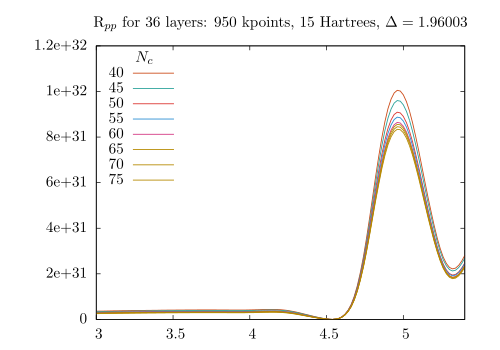

Write the gnuplot code that produced this figure.
#!/usr/local/Cellar/gnuplot/4.6.3/bin/gnuplot -persist
#
#    
#    	G N U P L O T
#    	Version 4.6 patchlevel 3    last modified 2013-04-12 
#    	Build System: Darwin x86_64
#    
#    	Copyright (C) 1986-1993, 1998, 2004, 2007-2013
#    	Thomas Williams, Colin Kelley and many others
#    
#    	gnuplot home:     http://www.gnuplot.info
#    	faq, bugs, etc:   type "help FAQ"
#    	immediate help:   type "help"  (plot window: hit 'h')
set terminal epslatex   standalone leveldefault color blacktext \
   dashed dashlength 1.0 linewidth 1.0 butt noclip \
   nobackground \
   palfuncparam 2000,0.003 \
   noheader "" 11  fontscale 1.0 
#set terminal pdfcairo
set output '36_conv.tex'
unset clip points
set clip one
unset clip two
set bar 1.000000 front
set border 31 front linetype -1 linewidth 1.000
set timefmt z "%d/%m/%y,%H:%M"
set zdata 
set timefmt y "%d/%m/%y,%H:%M"
set ydata 
set timefmt x "%d/%m/%y,%H:%M"
set xdata 
set timefmt cb "%d/%m/%y,%H:%M"
set timefmt y2 "%d/%m/%y,%H:%M"
set y2data 
set timefmt x2 "%d/%m/%y,%H:%M"
set x2data 
set boxwidth
set style fill  empty border
set style rectangle back fc lt -3 fillstyle   solid 1.00 border lt -1
set style circle radius graph 0.02, first 0, 0 
set style ellipse size graph 0.05, 0.03, first 0 angle 0 units xy
set dummy x,y
set format x "% g"
set format y "% g"
set format x2 "% g"
set format y2 "% g"
set format z "% g"
set format cb "% g"
set format r "% g"
set angles radians
unset grid
set raxis
set key title "$N_{c}$"
set key inside left top vertical Right noreverse enhanced autotitles nobox
set key noinvert samplen 4 spacing 1 width 0 height 0 
set key maxcolumns 0 maxrows 0
set key noopaque
unset label
unset arrow
set style increment default
unset style line
set style line 1  linetype 1 linecolor rgb "#6c71c4"  linewidth 2.500
set style line 2  linetype 1 linecolor rgb "#859900"  linewidth 2.500
set style line 3  linetype 1 linecolor rgb "#cb4b16"  linewidth 2.500
set style line 4  linetype 1 linecolor rgb "#2aa198"  linewidth 2.500
set style line 5  linetype 1 linecolor rgb "#dc322f"  linewidth 2.500
set style line 6  linetype 1 linecolor rgb "#268bd2"  linewidth 2.500
set style line 7  linetype 1 linecolor rgb "#d33682"  linewidth 2.500
set style line 8  linetype 1 linecolor rgb "#b58900"  linewidth 2.500
unset style arrow
set style histogram clustered gap 2 title  offset character 0, 0, 0
unset logscale
set offsets 0, 0, 0, 0
set pointsize 1
set pointintervalbox 1
set encoding default
unset polar
unset parametric
unset decimalsign
set view 60, 30, 1, 1
set samples 100, 100
set isosamples 10, 10
set surface
unset contour
set clabel '%8.3g'
set mapping cartesian
set datafile separator whitespace
unset hidden3d
set cntrparam order 4
set cntrparam linear
set cntrparam levels auto 5
set cntrparam points 5
set size ratio 0 1,1
set origin 0,0
set style data points
set style function lines
set xzeroaxis linetype -2 linewidth 1.000
set yzeroaxis linetype -2 linewidth 1.000
set zzeroaxis linetype -2 linewidth 1.000
set x2zeroaxis linetype -2 linewidth 1.000
set y2zeroaxis linetype -2 linewidth 1.000
set ticslevel 0.5
set mxtics default
set mytics default
set mztics default
set mx2tics default
set my2tics default
set mcbtics default
set xtics border in scale 1,0.5 mirror norotate  offset character 0, 0, 0 autojustify
set xtics autofreq  norangelimit
set ytics border in scale 1,0.5 mirror norotate  offset character 0, 0, 0 autojustify
set ytics autofreq  norangelimit
set ztics border in scale 1,0.5 nomirror norotate  offset character 0, 0, 0 autojustify
set ztics autofreq  norangelimit
set nox2tics
set noy2tics
set cbtics border in scale 1,0.5 mirror norotate  offset character 0, 0, 0 autojustify
set cbtics autofreq  norangelimit
set rtics axis in scale 1,0.5 nomirror norotate  offset character 0, 0, 0 autojustify
set rtics autofreq  norangelimit
set title "R$_{pp}$ for 36 layers: 950 kpoints, 15 Hartrees, $\\Delta = 1.96003$" 
set title  offset character 0, 0, 0 font "" norotate
set timestamp bottom 
set timestamp "" 
set timestamp  offset character 0, 0, 0 font "" norotate
set rrange [ * : * ] noreverse nowriteback
set trange [ * : * ] noreverse nowriteback
set urange [ * : * ] noreverse nowriteback
set vrange [ * : * ] noreverse nowriteback
set xlabel "" 
set xlabel  offset character 0, 0, 0 font "" textcolor lt -1 norotate
set x2label "" 
set x2label  offset character 0, 0, 0 font "" textcolor lt -1 norotate
set xrange [ * : * ] noreverse nowriteback
set x2range [ * : * ] noreverse nowriteback
set ylabel "" 
set ylabel  offset character 0, 0, 0 font "" textcolor lt -1 rotate by -270
set y2label "" 
set y2label  offset character 0, 0, 0 font "" textcolor lt -1 rotate by -270
set yrange [ * : * ] noreverse nowriteback
set y2range [ * : * ] noreverse nowriteback
set zlabel "" 
set zlabel  offset character 0, 0, 0 font "" textcolor lt -1 norotate
set zrange [ * : * ] noreverse nowriteback
set cblabel "" 
set cblabel  offset character 0, 0, 0 font "" textcolor lt -1 rotate by -270
set cbrange [ * : * ] noreverse nowriteback
set zero 1e-08
set lmargin  -1
set bmargin  -1
set rmargin  -1
set tmargin  -1
set locale "C"
set pm3d explicit at s
set pm3d scansautomatic
set pm3d interpolate 1,1 flush begin noftriangles nohidden3d corners2color mean
set palette positive nops_allcF maxcolors 0 gamma 1.5 color model RGB 
set palette rgbformulae 7, 5, 15
set colorbox default
set colorbox vertical origin screen 0.9, 0.2, 0 size screen 0.05, 0.6, 0 front bdefault
set style boxplot candles range  1.50 outliers pt 7 separation 1 labels auto unsorted
set loadpath 
set fontpath 
set psdir
set fit noerrorvariables
GNUTERM = "wxt"
p [3:5.4] "/Users/sma/dev/nrc/results/36_Rpp_k0950_e15_40" u (2*$1):2 title "40" w l ls 3,\
"/Users/sma/dev/nrc/results/36_Rpp_k0950_e15_45" u (2*$1):2 title "45" w l ls 4,\
"/Users/sma/dev/nrc/results/36_Rpp_k0950_e15_50" u (2*$1):2 title "50" w l ls 5,\
"/Users/sma/dev/nrc/results/36_Rpp_k0950_e15_55" u (2*$1):2 title "55" w l ls 6,\
"/Users/sma/dev/nrc/results/36_Rpp_k0950_e15_60" u (2*$1):2 title "60" w l ls 7,\
"/Users/sma/dev/nrc/results/36_Rpp_k0950_e15_65" u (2*$1):2 title "65" w l ls 8,\
"/Users/sma/dev/nrc/results/36_Rpp_k0950_e15_70" u (2*$1):2 title "70" w l ls 8,\
"/Users/sma/dev/nrc/results/36_Rpp_k0950_e15_75" u (2*$1):2 title "75" w l ls 8,\
#    EOF
